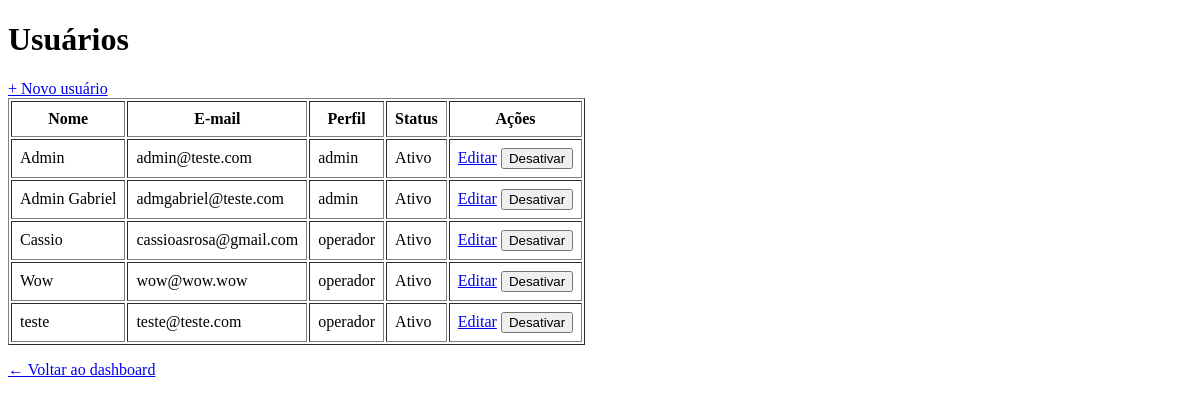
Before: /usuarios/ (signed in) with the older database file.
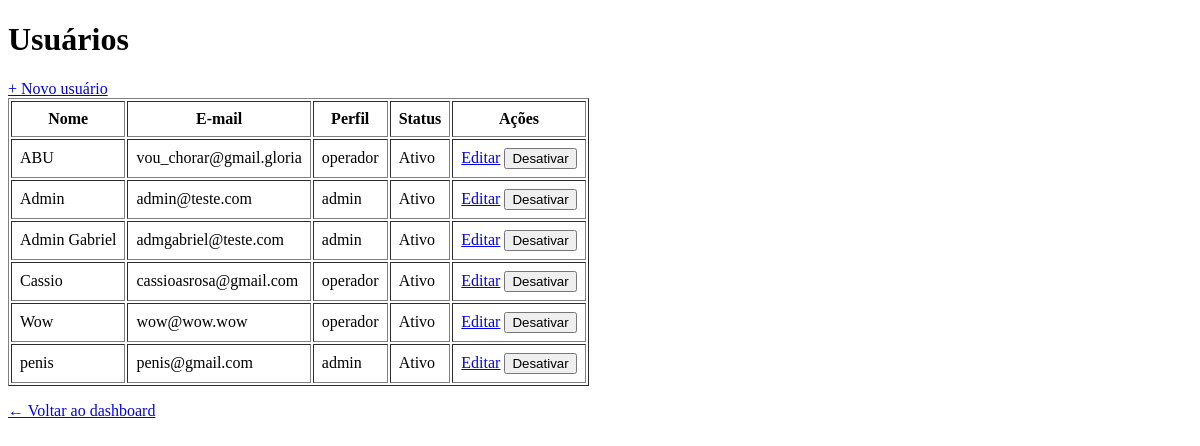
After: the same page with the newer database file.
### app/models/usuario.py (models this page shows)
class Usuario(Base):
    __tablename__ = "usuarios"
    id = Column(Integer, primary_key=True, autoincrement=True)
    nome = Column(String(100), nullable=False)
    email = Column(String(150), unique=True, nullable=False)
    senha_hash = Column(String(255), nullable=False)
    role = Column(String(20), default="operador")
    ativo = Column(Boolean, default=True)
    criado_em = Column(DateTime, server_default=func.now())

### app/controllers/admin_controller.py (the view)
@router.get("/")
def listar_usuarios(
    request: Request,
    db: Session = Depends(get_db),
    admin = Depends(get_admin), # Bloqueia quem não é admin
):
    usuarios = db.query(Usuario).order_by(Usuario.nome).all()
    return templates.TemplateResponse(
        request,
        "usuarios/index.html",
        {
            "request": request,
            "usuarios": usuarios,
            "admin": admin
        }
    )

### app/templates/usuarios/index.html (shortened to what this page needs)
<!DOCTYPE html>
<html lang="pt-br">
<head>
</head>
<body>
    <h1>Usuários</h1>
    <a href="/usuarios/novo">+ Novo usuário</a>
    <table border="1" cellpadding="8">
        <thead>
            <tr>
                <th>Nome</th>
                <th>E-mail</th>
                <th>Perfil</th>
                <th>Status</th>
                <th>Ações</th>
            </tr>
        </thead>
        <tbody>
            {% for u in usuarios %}
            <tr>
                <td>{{ u.nome }}</td>
                <td>{{ u.email }}</td>
                <td>{{ u.role }}</td>
                <td>{{ "Ativo" if u.ativo else "Inativo" }}</td>
                <td>
                    <a href="/usuarios/{{ u.id }}/editar">Editar</a>
                    <form action="/usuarios/{{ u.id }}/toggle-ativo"
                          method="post"
                          style="display:inline">
                        <button type="submit">
                            {{ "Desativar" if u.ativo else "Ativar" }}
                        </button>
                    </form>
                </td>
            </tr>
            {% endfor %}
        </tbody>
    </table>
    <p><a href="/">← Voltar ao dashboard</a></p>
</body>
</html>

Changed rows visible on the page:
changed Usuario: nome "teste" → "ABU"; email "teste@teste.com" → "vou_chorar@gmail.gloria"; moves up the list
added Usuario: nome "penis", email "penis@gmail.com", role "admin", ativo "Ativo", ativo "Desativar"
